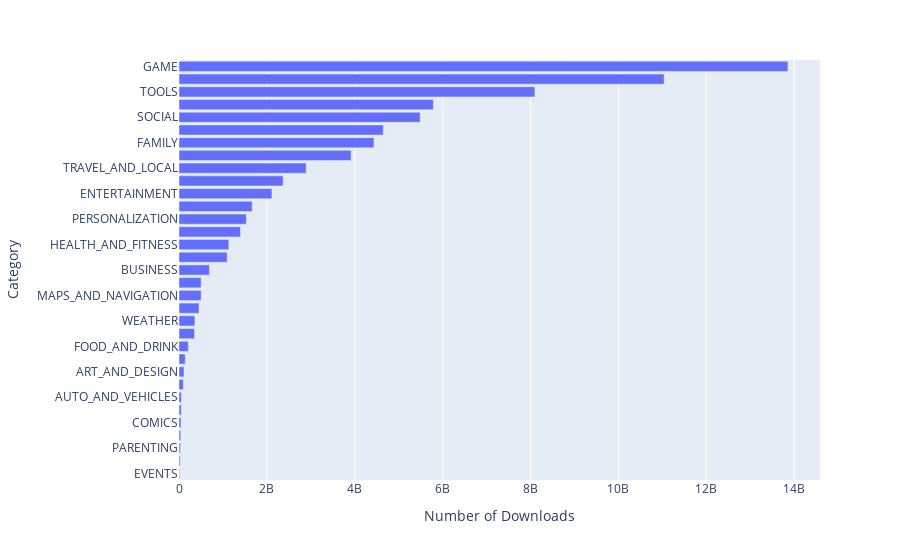

The code cell stored with this chart in its notebook:
### Code cell
h_bar = px.bar(y=category_intalls.index, x=category_intalls['Installs'])
h_bar.update_layout(xaxis_title='Number of Downloads', yaxis_title='Category')
h_bar.show()

### Figure 1 — Plotly figure (JSON) as saved in the notebook; plotly's stock layout.template omitted (floating-point values rounded to 4 significant figures)
{"data": [{"alignmentgroup": "True", "hovertemplate": "x=%{x}<br>y=%{y}<extra></extra>", "legendgroup": "", "marker": {"color": "#636efa", "pattern": {"shape": ""}}, "name": "", "offsetgroup": "", "orientation": "h", "showlegend": false, "textposition": "auto", "type": "bar", "x": [15949410, 26916200, 31116110, 39162676, 44931100, 52083000, 53129800, 97082000, 114233100, 140912410, 211677750, 352852000, 361096500, 455249400, 503267560, 503611120, 692018120, 1096431465, 1134006220, 1400331540, 1532352930, 1665791655, 2113660000, 2369110650, 2894859300, 3916897200, 4437554490, 4649143130, 5487841475, 5788070180, 8099724500, 11039241530, 13858762717], "xaxis": "x", "y": ["EVENTS", "BEAUTY", "PARENTING", "MEDICAL", "COMICS", "LIBRARIES_AND_DEMO", "AUTO_AND_VEHICLES", "HOUSE_AND_HOME", "ART_AND_DESIGN", "DATING", "FOOD_AND_DRINK", "EDUCATION", "WEATHER", "FINANCE", "MAPS_AND_NAVIGATION", "LIFESTYLE", "BUSINESS", "SPORTS", "HEALTH_AND_FITNESS", "SHOPPING", "PERSONALIZATION", "BOOKS_AND_REFERENCE", "ENTERTAINMENT", "NEWS_AND_MAGAZINES", "TRAVEL_AND_LOCAL", "VIDEO_PLAYERS", "FAMILY", "PHOTOGRAPHY", "SOCIAL", "PRODUCTIVITY", "TOOLS", "COMMUNICATION", "GAME"], "yaxis": "y"}], "layout": {"barmode": "relative", "legend": {"tracegroupgap": 0}, "margin": {"t": 60}, "xaxis": {"anchor": "y", "domain": [0, 1], "title": {"text": "Number of Downloads"}}, "yaxis": {"anchor": "x", "domain": [0, 1], "title": {"text": "Category"}}}}
